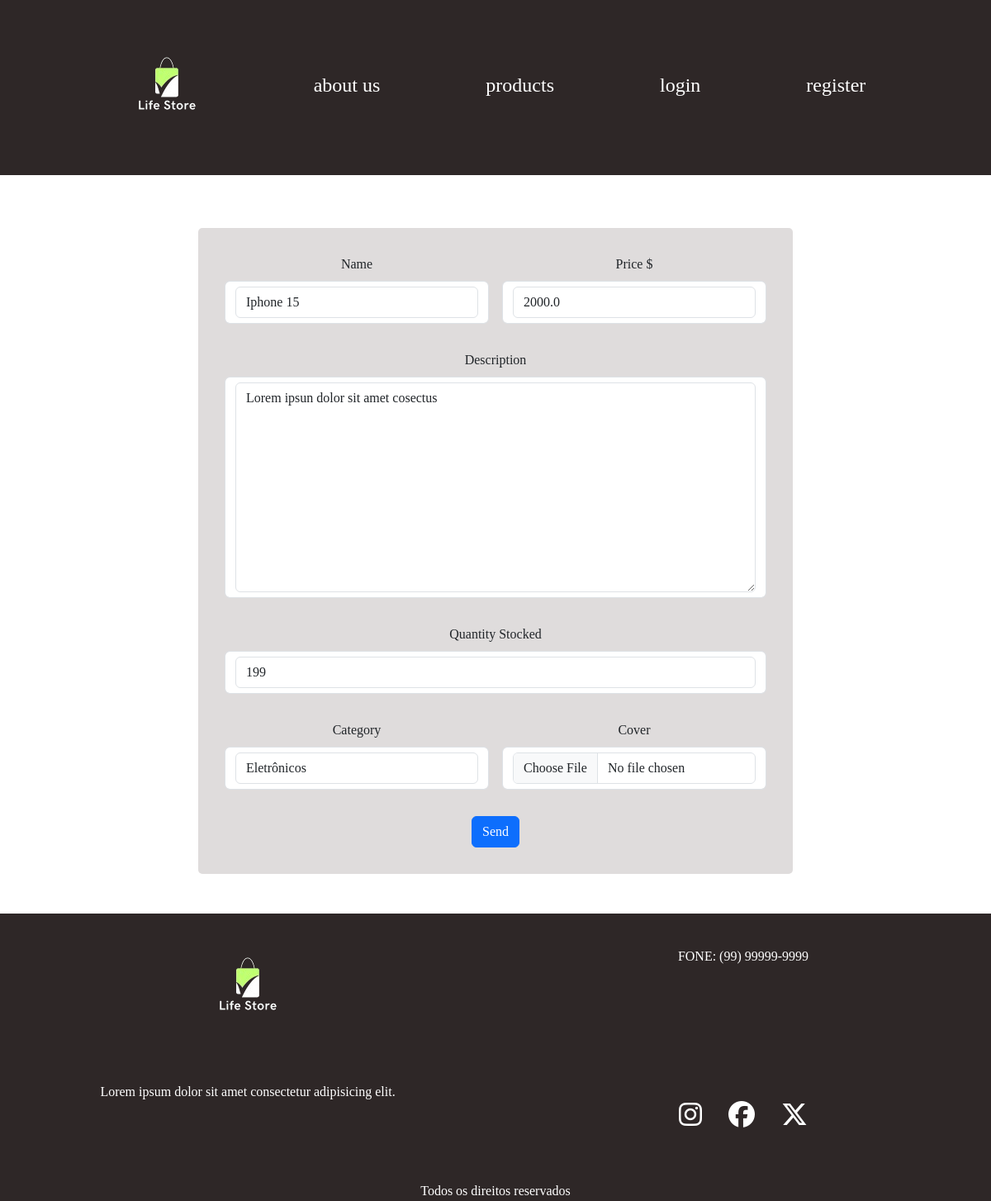
/product/update/2/, run on the app's committed database.
### products/models.py (models this page shows)
class Product(models.Model):
    name = models.CharField(max_length=60)
    description = models.TextField()
    price = models.FloatField()
    category = models.ForeignKey(Category, on_delete=models.CASCADE)
    quantity_stocked = models.IntegerField()
    cover = models.ImageField(
        upload_to="products/covers/%Y/%m/%d/", blank=True, default=""
    )
    created_at = models.DateTimeField(auto_now_add=True)
    updated_at = models.DateTimeField(auto_now=True)

### products/views/site.py (the view)
@has_role_decorator("Admin")
def ProductUpdateView(request, id):  # Atualiza um Produto
    product = get_object_or_404(Product, id=id)
    if request.method == "GET":
        form = ProductForm(instance=product)
    elif request.method == "POST":
        form = ProductForm(request.POST, request.FILES, instance=product)
        if form.is_valid():
            form.save()
            messages.success(request, "Product was updated")
            return redirect("index")
    return render(request, "products/pages/form.html", context={"form": form})

### products/forms.py
class ProductForm(forms.ModelForm):
    class Meta:
        model = Product
        fields = [
            "name",
            "description",
            "price",
            "category",
            "quantity_stocked",
            "cover",
        ]
        widgets = {
            "name": forms.TextInput(attrs={"class": "form-control"}),
            "description": forms.Textarea(attrs={"class": "form-control"}),
            "price": forms.NumberInput(attrs={"class": "form-control"}),
            "category": forms.Select(attrs={"class": "form-control"}),
            "quantity_stocked": forms.NumberInput(attrs={"class": "form-control"}),
            "cover": forms.FileInput(attrs={"class": "form-control"}),
        }

### products/models.py (called while the page is built)
    def __str__(self):
        return self.name

### products/templates/products/pages/form.html (shortened to what this page needs)
{% extends 'global/base.html' %}
{% block content %}
  <div class="content-form">
    <form class="row g-3" method="post" enctype="multipart/form-data">
        <div class="col-md-6">
            <label for="inputName4" class="form-label">Name</label>
            <p type="text" class="form-control" id="inputName4">
                {{ form.name }}
            </p>
        </div>
        <div class="col-md-6">
            <label for="inputDescription4" class="form-label">Price $</label>
            <p type="number" class="form-control" id="inputPrice">
                {{ form.price }}
            </p>
        </div>
        <div class="col-12">
            <label for="inputDescription" class="form-label">Description</label>
            <p type="text" class="form-control" id="inputDescription">
                {{ form.description}}
            </p>
        </div>
        <div class="col-12">
            <label for="inputQuantityStocked" class="form-label">Quantity Stocked</label>
            <p type="number" class="form-control" id="inputQuantityStocked">
                {{ form.quantity_stocked }}
            </p>
        </div>
        <div class="col-md-6">
            <label for="inputCategory" class="form-label">Category</label>
            <p type="select" class="form-control" id="inputSelect">
                {{ form.category }}
            </p>
        </div>
        <div class="col-md-6">
            <label for="inputCover" class="form-label">Cover</label>
            <p type="file" class="form-control" id="inputCover">
                {{ form.cover }}
            </p>
        </div>
        <div class="col-12">
            <button type="submit" class="btn btn-primary">Send</button>
        </div>
    </form>
  </div>
{% endblock content %}

### base_static/global/css/global-styles.css (style rules this page uses)
:root { --font: @import url('https://fonts.googleapis.com/css2?family=Inter:wght@100..900&display=swap'); --color-dark-text: #444; --color-info-light: #cce5ff; --color-debug-light: #cce5ff; --color-success-light: #d4edda; --color-alert-light: #fff3cd; --color-warning-light: #fff3cd; --color-error-light: #f8d7da; --color-info-dark: #4d86c4; --color-debug-dark: #4d86c4; --color-success-dark: #4a9c5d; --color-alert-dark: #927f40; --color-warning-dark: #927f40; --color-error-dark: #da525d; --color-primary: #269fe6; --color-primary-hover: #2086c2; --color-primary-dark: #13141f; --color-primary-dark-hover: #212336; --color-primary-light: #d4ecfa; --color-primary-light-hover: #bdd8e7; --color-gray-0: #f9f9f9; --color-gray-1: #e0e0e0; --color-gray-2: #c7c7c7; --color-gray-3: #aeaeae; --color-gray-4: #959595; --color-gray-5: #7d7d7d; --color-gray-6: #646464; --color-gray-7: #4b4b4b; --color-gray-8: #323232; --color-gray-9: #191919; --spacing-gutter-medium: 3rem; --spacing-gutter-large: 4rem; }
* { margin: 0; padding: 0; box-sizing: border-box; }
body { font-family: var(--font); }
.content-form { width: 60%; padding: 2rem; border-radius: 5px; background: rgb(223, 220, 220); }

### data on the page
Product: name "Iphone 15", price "2000.0", description "Lorem ipsun dolor sit amet cosectus", quantity_stocked "199", category "Eletrônicos"
